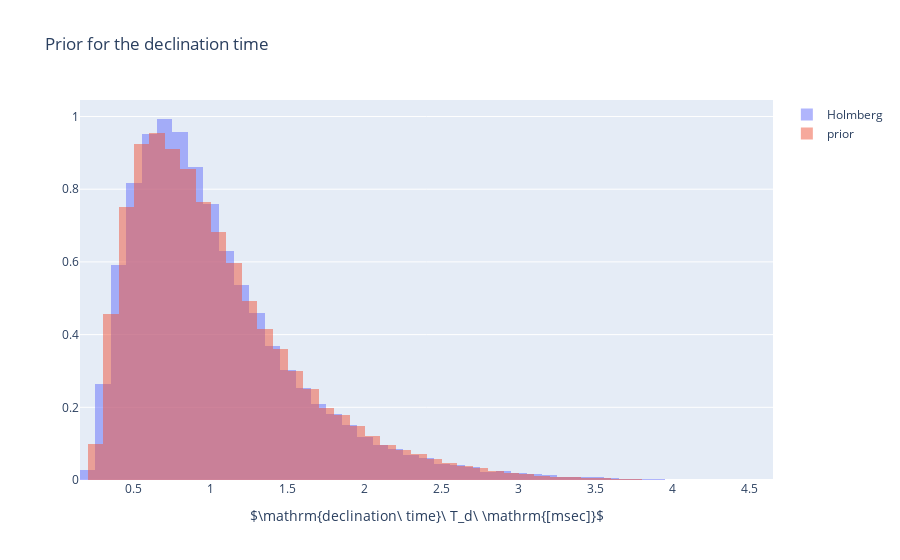

The code cell stored with this chart in its notebook:
### Markdown cell above
We see a very good fit of our prior to the $T_d$ data simulated from Holmberg.

### Code cell
U0 = holmberg.truncnorm(df, "ac flow (l/s)")
Ee = holmberg.truncnorm(df, "maximum airflow declination rate (l/s²)")

NUMSAMPLES = int(1e5)

Td = U0.rvs(NUMSAMPLES) / Ee.rvs(NUMSAMPLES) * 1000  # msec

display(pd.DataFrame(Td).describe())

prior = holmberg.declination_time_prior()
samples = prior.sample(NUMSAMPLES, seed=jax.random.PRNGKey(50))

fig = go.Figure()
fig.add_trace(
    go.Histogram(
        x=Td,
        nbinsx=50,
        histnorm="probability density",
        opacity=0.5,
        name="Holmberg",
    )
)
fig.add_trace(
    go.Histogram(
        x=np.array(samples),
        nbinsx=50,
        histnorm="probability density",
        opacity=0.5,
        name="prior",
    )
)
fig.update_layout(
    barmode="overlay",
    title="Prior for the declination time",
)
fig.update_xaxes(title=r"$\mathrm{declination\ time}\ T_d\ \mathrm{[msec]}$")
fig.show()

### Figure 1 — Plotly figure (JSON) as saved in the notebook; plotly's stock layout.template omitted (floating-point values rounded to 4 significant figures; data arrays with more than 128 entries replaced by an {"elided": "..."} marker saying what was removed)
{"data": [{"histnorm": "probability density", "name": "Holmberg", "nbinsx": 50, "opacity": 0.5, "type": "histogram", "x": {"elided": "100000 float values"}}, {"histnorm": "probability density", "name": "prior", "nbinsx": 50, "opacity": 0.5, "type": "histogram", "x": {"elided": "100000 float values"}}], "layout": {"barmode": "overlay", "title": {"text": "Prior for the declination time"}, "xaxis": {"title": {"text": "$\\mathrm{declination\\ time}\\ T_d\\ \\mathrm{[msec]}$"}}}}
